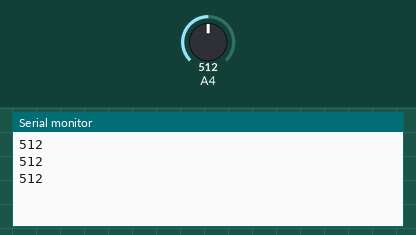
This sketch was run on a simulated Arduino Mega 2560, built with avr-gcc and run on an emulated ATmega2560. Shown: the last lines printed to the serial monitor. Inputs (shaded band) come from the test bench; at power-on: A4 = 512.

Above: at 1.3 s.
1.4 s: A4 set to 716
At 1.9 s:
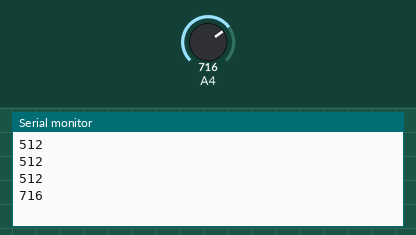
2.9 s: A4 set to 900
At 3.3 s:
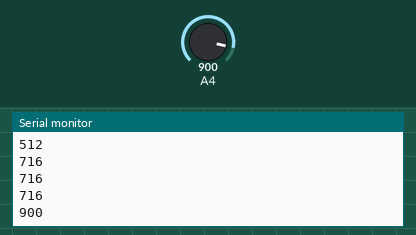
Timing chart, 0 to 5.9 s (numbered marks = the images above; inputs shaded):
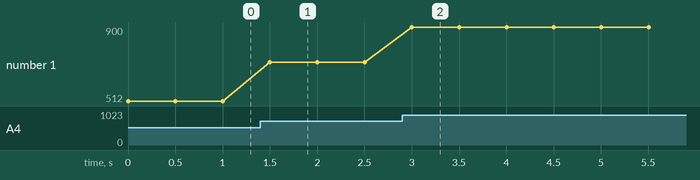

The sketch:

soil_test.ino
```cpp
/*
Test the soil at different moisture levels to determine the threshold value to use
Start with dry soil and gradually add water, taking note of the values on the serial monitor
Use the results to determine a threshold the soil must meet to be considered moist enough
*/

#define SENSOR 36

void setup()
{
  pinMode(SENSOR, INPUT);

  Serial.begin(9600);
}

void loop()
{
  int moisture = analogRead(SENSOR);

  Serial.println(moisture);
  delay(500);
}
```

Measured:
- after the input at 1.4 s, the serial monitor: prints a new line after 0.10 s (image 1)
- after the input at 2.9 s, the serial monitor: prints a new line after 0.10 s (image 2)
- plotted number 1: 512 → 716 after the input at 1.4 s, 716 → 900 after the input at 2.9 s
